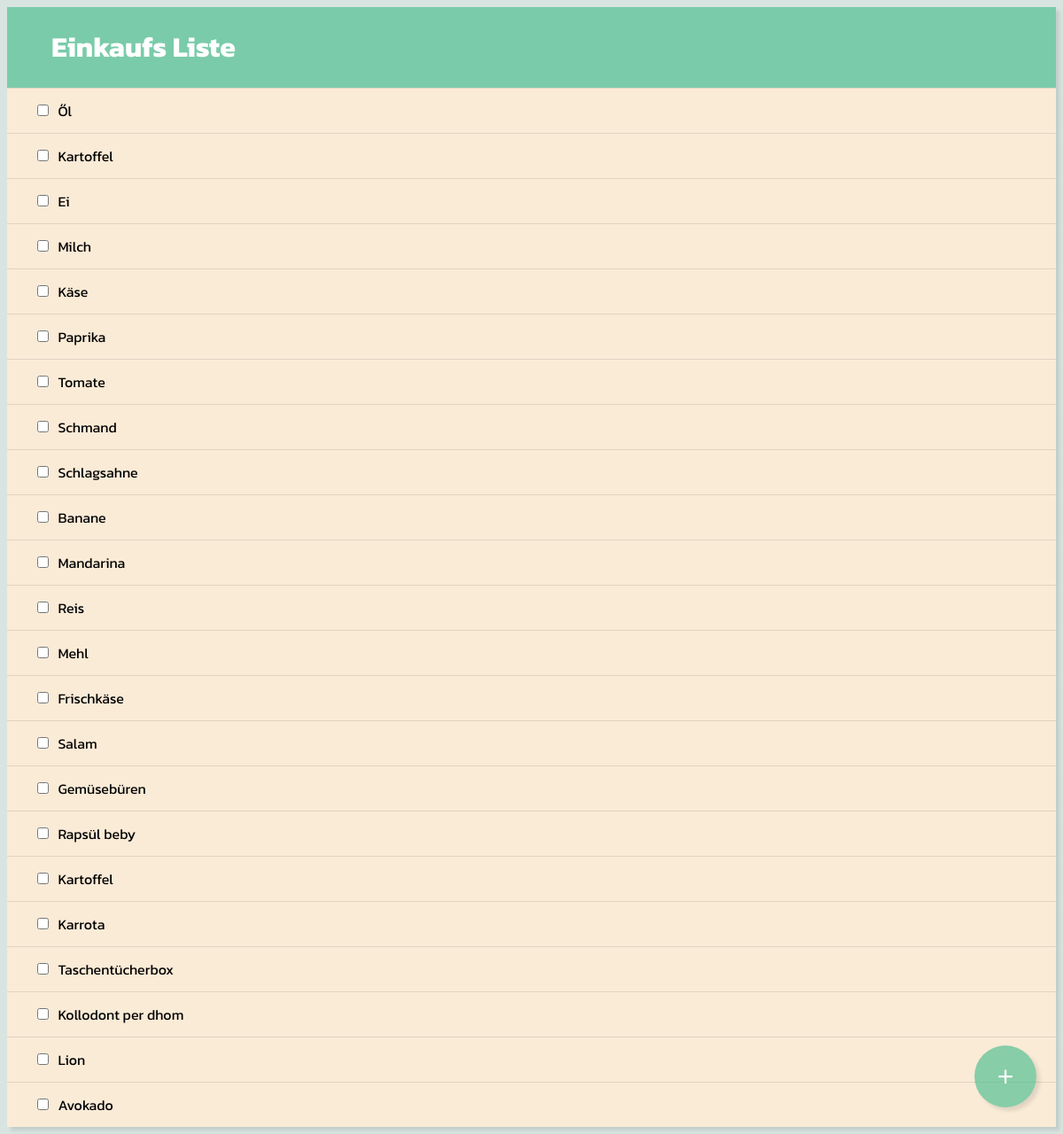
The app's page /mylist/ with its own data.
### mylist/models.py (models this page shows, shortened)
class ShoppingItem(models.Model):
    created_at = models.DateField(default=date.today)
    name = models.CharField(max_length=200)
    done = models.BooleanField(default=False)

### mylist/views.py (the view)
# urls.py: path('mylist/', mylist),
def mylist(request):
    if request.method == 'POST':
        print('Received data:', request.POST['itemName'])
        ShoppingItem.objects.create(name = request.POST['itemName'])
    all_items = ShoppingItem.objects.all()
    return render(request, 'Einkaufs_Liste.html', {'all_items': all_items})

### mylist/templates/Einkaufs_Liste.html (shortened to what this page needs)
<!DOCTYPE html>
<html lang="de">
<head>
</head>
<body>
    <header>
        <h1>Einkaufs Liste</h1>
    </header>
    {% for row in all_items %}
    <div class="list-item">
        <input type="checkbox"> &nbsp;  {{row.name}}
    </div>
    {% endfor %}
    <button onclick="addItem()">
        +
    </button>
</body>
</html>

### mylist/templates/Einkaufs_Liste.html (style rules this page uses)
body { font-family: "Kanit", sans-serif; font-weight: 400; font-style: normal; background-color: rgba(211, 224, 220, 0.87); }
header { background-color: rgba(70, 190, 140, 0.637); margin: 0px; display: flex; box-shadow: 4px 4px 4px rgba(0, 0, 0, 0.1); color:white; }
h1 { padding-left: 50px; }
button { height: 70px; width: 70px; border-radius: 50%; box-shadow: 4px 4px 4px rgba(0, 0, 0, 0.1); background-color: rgba(70, 190, 140, 0.637); color:white; border: unset; font-size: 32px; position: absolute; right: 30px; bottom: 30px; }
.list-item { background-color: antiquewhite; height: 50px; box-shadow: 4px 4px 4px rgba(0, 0, 0, 0.1); padding-left: 30px; display: flex; align-items: center; border-top: 1px solid rgba(0, 0, 0, 0.1) }

### records on screen
ShoppingItem: name "Ől"
ShoppingItem: name "Kartoffel"
ShoppingItem: name "Ei"
ShoppingItem: name "Milch"
ShoppingItem: name "Käse"
ShoppingItem: name "Paprika"
ShoppingItem: name "Tomate"
ShoppingItem: name "Schmand"
ShoppingItem: name "Schlagsahne"
ShoppingItem: name "Banane"
ShoppingItem: name "Mandarina"
ShoppingItem: name "Reis"
ShoppingItem: name "Mehl"
ShoppingItem: name "Frischkäse"
ShoppingItem: name "Salam"
ShoppingItem: name "Gemüsebüren"
ShoppingItem: name "Rapsül beby"
ShoppingItem: name "Kartoffel"
ShoppingItem: name "Karrota"
ShoppingItem: name "Taschentücherbox"
ShoppingItem: name "Kollodont per dhom"
ShoppingItem: name "Lion"
ShoppingItem: name "Avokado"
